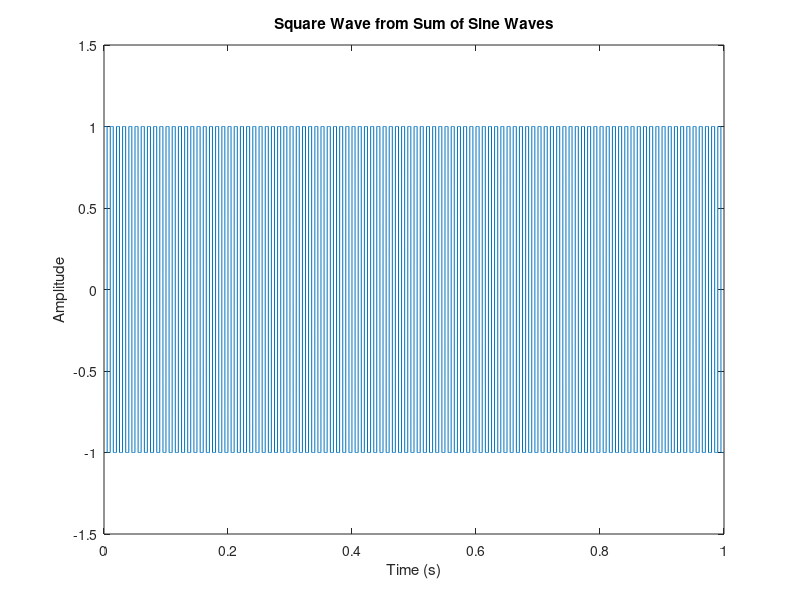

Write MATLAB code to recreate this figure.
% Define the frequency and amplitude of the sine waves
f1 = 100; % frequency of first sine wave
A1 = 1; % amplitude of first sine wave
f2 = 300; % frequency of second sine wave
A2 = 0.5; % amplitude of second sine wave

% Define the time axis and sampling rate
Fs = 10000; % sampling rate
t = 0:1/Fs:1; % time axis

% Generate the sine waves
s1 = A1*sin(2*pi*f1*t);
s2 = A2*sin(2*pi*f2*t);

% Add the sine waves together to create a square wave
square_wave = s1 + s2;
square_wave(square_wave >= 0) = 1;
square_wave(square_wave < 0) = -1;

% Plot the square wave
plot(t, square_wave);
ylim([-1.5 1.5]);
xlabel('Time (s)');
ylabel('Amplitude');
title('Square Wave from Sum of Sine Waves');
